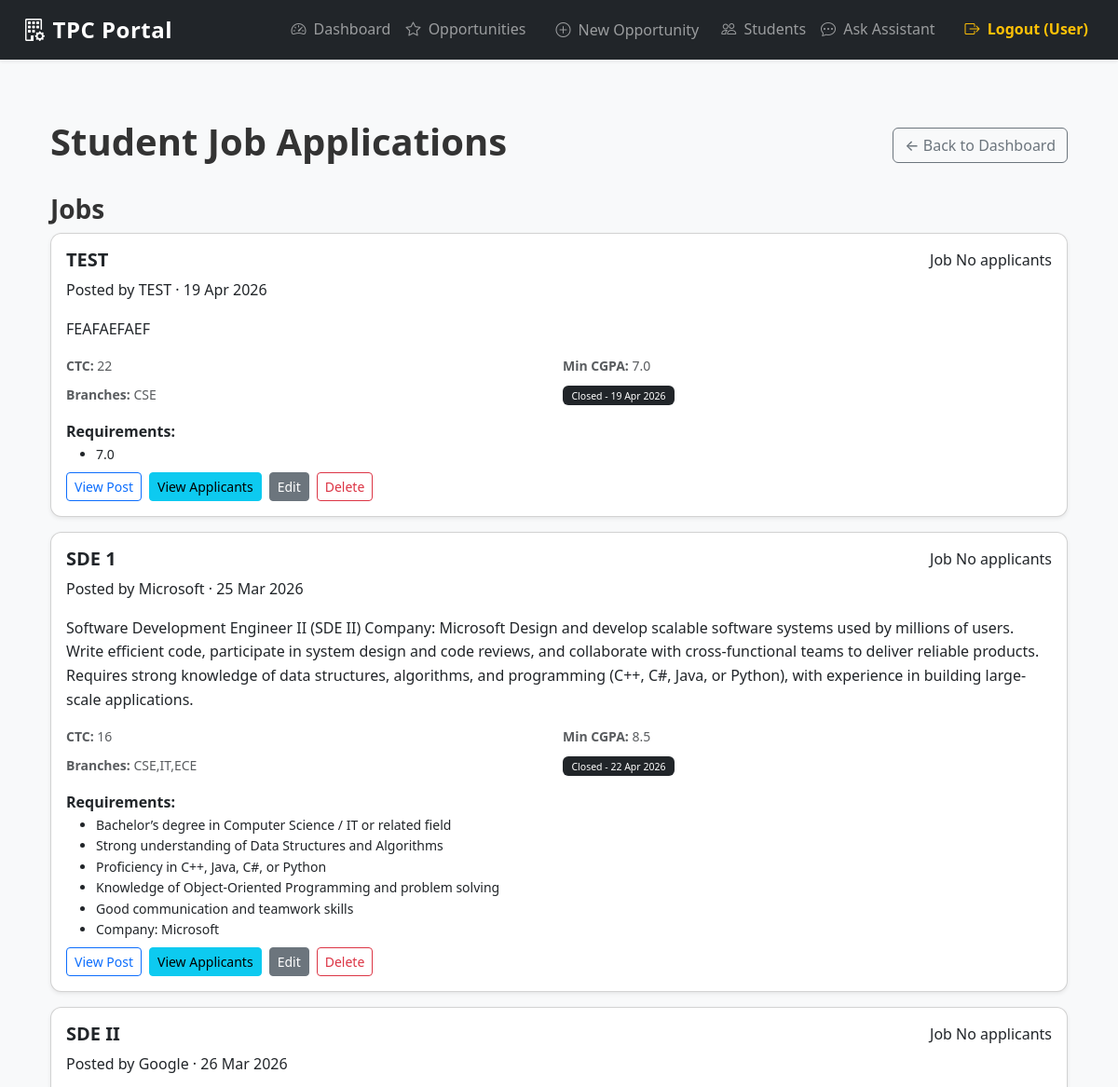
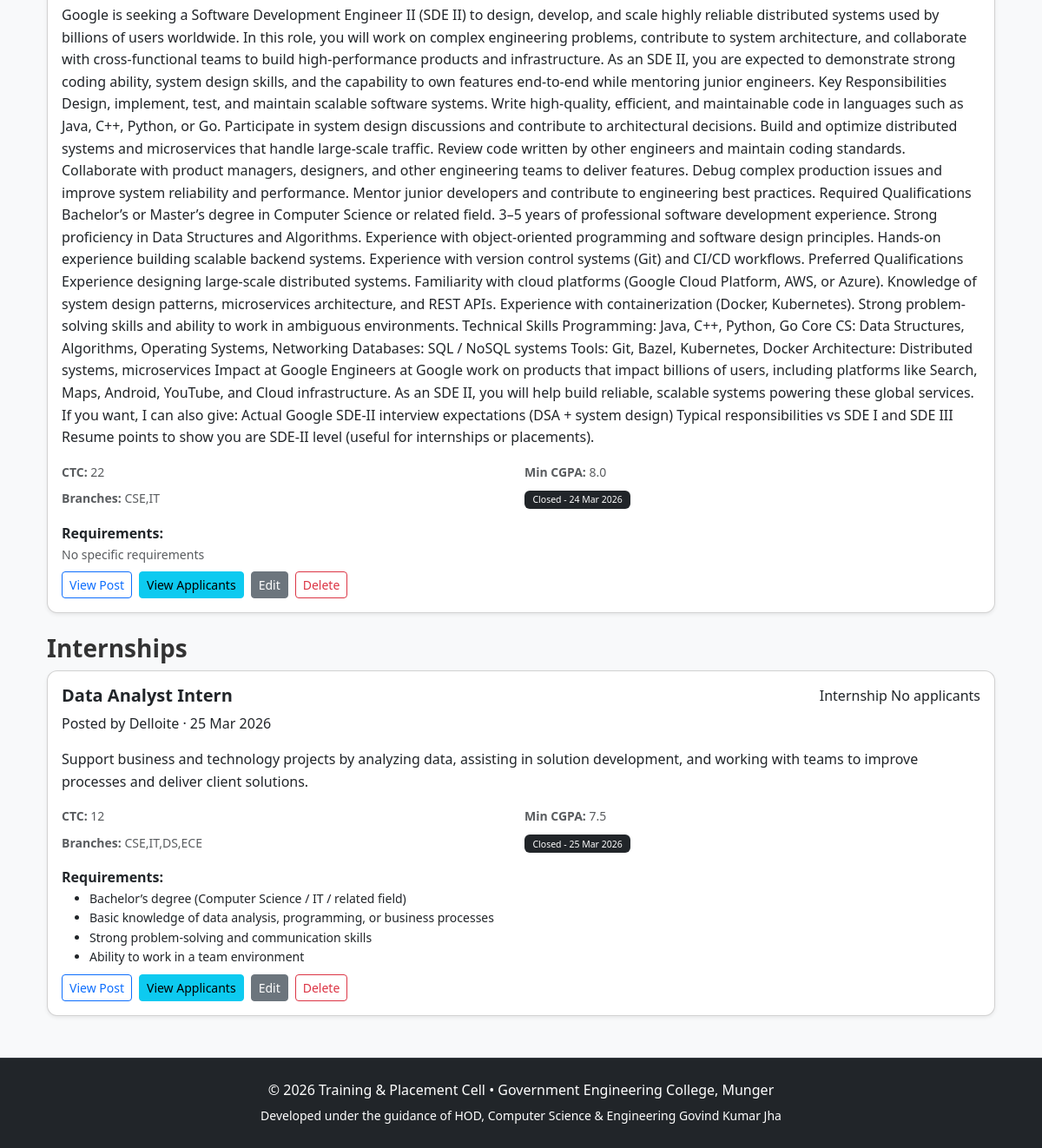
Page /admin/opportunities (signed in) on the earlier database version (2 pictures, top to bottom).
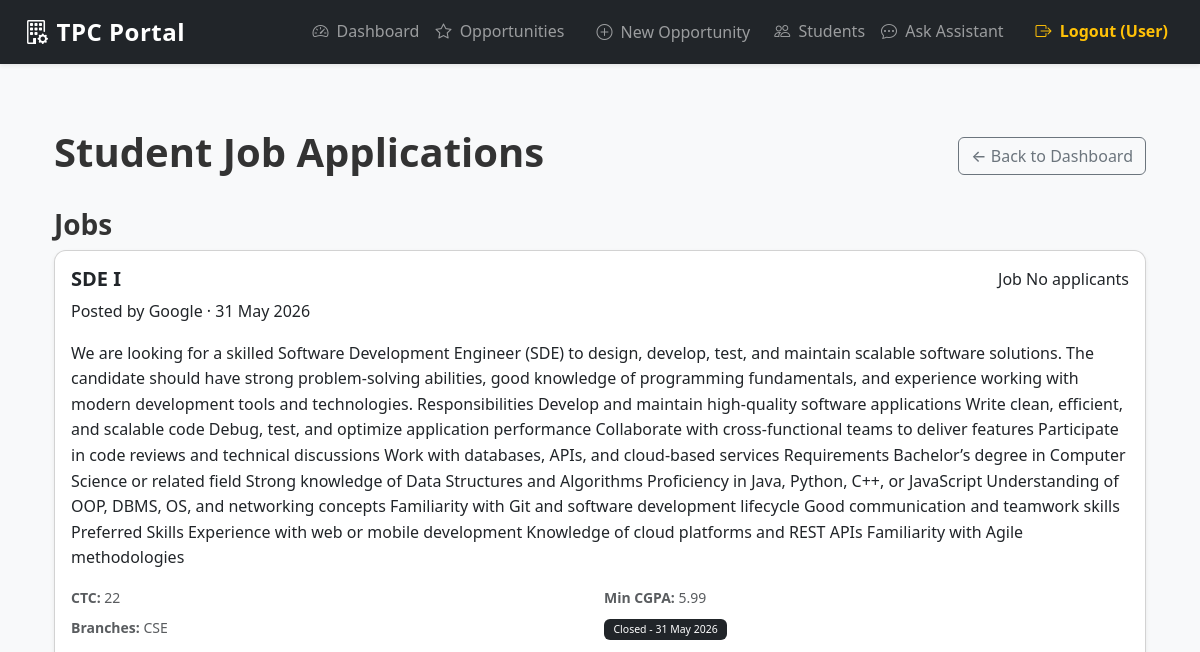
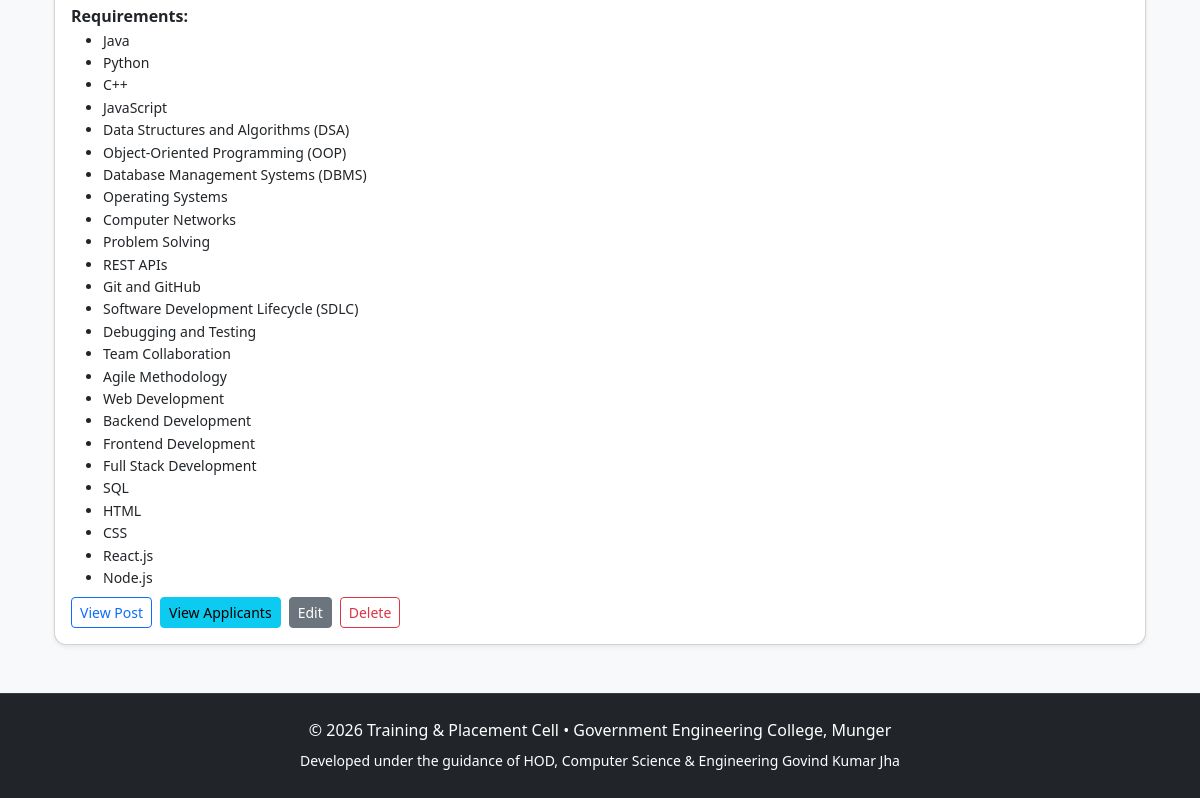
Same page on the later database version (2 pictures, top to bottom).
### app/models.py (models this page shows, shortened)
class Opportunity(db.Model):
    __tablename__ = 'opportunities'
    id = db.Column(db.Integer, primary_key=True)
    title = db.Column(db.String(200), nullable=False)
    type = db.Column(db.String(50), nullable=False)  # e.g. Job, Internship, Session, Hackathon, Bootcamp, Seminar
    organizer = db.Column(db.String(150))
    company_name = db.Column(db.String(150))
    description = db.Column(db.Text)
    requirements = db.Column(db.Text)  # JSON string or newline-separated list
    date = db.Column(db.DateTime)
    mode = db.Column(db.String(50))
    ctc = db.Column(db.String(50))  # e.g. "12 LPA", "500/month"
    min_cgpa = db.Column(db.Float)  # Minimum CGPA required
    allowed_branches = db.Column(db.Text)  # comma-separated
    deadline = db.Column(db.DateTime)  # Application deadline
    created_at = db.Column(db.DateTime, default=datetime.utcnow)
    def get_requirements_list(self):
        if not self.requirements:
            return []
        try:
            import json
            data = json.loads(self.requirements)
            if isinstance(data, list):
                return data
        except Exception:
            pass
        return [r.strip() for r in self.requirements.splitlines() if r.strip()]
    def get_deadline_status(self):
        now = datetime.utcnow()
        time_diff = self.deadline - now
        days_left = time_diff.days if time_diff.total_seconds() >= 0 else -1
        if days_left < 0:
            return {
                'color': 'dark',
                'text': 'Closed',
                'days_left': 0,
                'is_closed': True
            }

### app/admin/routes.py (the view)
@bp.route('/opportunities')
@admin_required
def opportunities():
    page = request.args.get('page', 1, type=int)
    query = Opportunity.query.order_by(Opportunity.created_at.desc())
    opps = query.paginate(page=page, per_page=15, error_out=False)
    deadline_statuses = {}
    for opp in opps.items:
        deadline_statuses[opp.id] = opp.get_deadline_status()
    return render_template('admin/applications.html',
                          opportunities=opps.items,
                          deadline_statuses=deadline_statuses)

### app/admin/routes.py (called while the page is built)
def admin_required(f):
    @wraps(f)
    def decorated_function(*args, **kwargs):
        if 'user_id' not in session or session.get('role') != 'Admin':
            flash('You must be an admin to access this page.', 'danger')
            return redirect(url_for('auth.login'))
        return f(*args, **kwargs)
    return decorated_function

### templates/admin/applications.html (shortened to what this page needs)
{% extends "base.html" %}
{% block content %}
<div class="container-fluid py-4">
    <div class="d-flex justify-content-between align-items-center mb-4">
        <h1>Student Job Applications</h1>
        <a href="{{ url_for('admin.dashboard') }}" class="btn btn-outline-secondary">
            ← Back to Dashboard
        </a>
    </div>
    {% if opportunities %}
        {% set types = ['Job', 'Internship', 'Session', 'Hackathon', 'Bootcamp', 'Seminar'] %}
        {% set plural = {'Job':'Jobs','Internship':'Internships','Session':'Sessions','Hackathon':'Hackathons','Bootcamp':'Bootcamps','Seminar':'Seminars'} %}
        {% for t in types %}
            {% set items = opportunities|selectattr('type','equalto', t)|list %}
            {% if items %}
                <h3 class="mt-4">{{ plural[t] }}</h3>
                <div class="row g-3">
                    {% for opp in items %}
                        <div class="col-12">
                            <article class="card shadow-sm">
                                <div class="card-body">
                                    <div class="d-flex justify-content-between align-items-start mb-2\">
                                        <div>
                                            <h5 class=\"card-title mb-1\">{{ opp.title }}</h5>
                                            <p class=\"mb-0 small text-muted\">Posted by {{ opp.organizer or opp.company_name or 'Admin' }} · {{ opp.date.strftime('%d %b %Y') if opp.date else 'TBA' }}</p>
                                        </div>
                                        <div class=\"text-end\">
                                            <span class=\"badge bg-info text-dark\">{{ opp.type }}</span>
                                            <span class=\"badge bg-primary d-block mt-2\">
                                                {% set app_count = opp.applications|length if opp.applications else 0 %}
                                                {% if app_count > 0 %}
                                                    {{ app_count }} Applicants
                                                {% else %}
                                                    No applicants
                                                {% endif %}
                                            </span>
                                        </div>
                                    </div>
                                    <p class="card-text">{{ opp.description or 'No description provided.' }}</p>
                                    {% if opp.type in ['Job', 'Internship'] %}
                                    <div class="row g-2 mb-3 small text-muted">
                                        <div class="col-6">
                                            <strong>CTC:</strong> {{ opp.ctc or '—' }}
                                        </div>
                                        <div class="col-6">
                                            <strong>Min CGPA:</strong> {{ opp.min_cgpa or '—' }}
                                        </div>
                                        <div class="col-6">
                                            <strong>Branches:</strong> {{ opp.allowed_branches or '—' }}
                                        </div>
                                        <div class="col-6">
                                            {% if deadline_statuses and opp.id in deadline_statuses %}
                                                {% set status = deadline_statuses[opp.id] %}
                                                <span class="badge bg-{{ status.color }}"
                                                      title="{% if status.days_left is not none %}{{ status.days_left }} days left{% endif %}">
                                                    {{ status.text }} - {{ opp.deadline.strftime('%d %b %Y') if opp.deadline else 'TBA' }}
                                                </span>
                                            {% else %}
                                                <strong>Deadline:</strong> {{ opp.deadline.strftime('%d %b %Y') if opp.deadline else 'TBA' }}
                                            {% endif %}
                                        </div>
                                    </div>
                                    {% endif %}
                                    <div class="mb-2">
                                        <strong>Requirements:</strong>
                                        {% set reqs = opp.get_requirements_list() %}
                                        {% if reqs %}
                                            <ul class="mb-0">
                                                {% for req in reqs %}
                                                    <li class="small">{{ req }}</li>
                                                {% endfor %}
                                            </ul>
                                        {% else %}
                                            <p class="mb-0 small text-muted">No specific requirements</p>
                                        {% endif %}
                                    </div>
                                    <div class="d-flex gap-2">
                                        <a href="{{ url_for('admin.view_opportunity', opp_id=opp.id) }}" class="btn btn-sm btn-outline-primary">View Post</a>
                                        <a href="{{ url_for('admin.opportunity_applicants', opp_id=opp.id) }}" class="btn btn-sm btn-info">View Applicants</a>
                                        <a href="{{ url_for('admin.edit_opportunity', opp_id=opp.id) }}" class="btn btn-sm btn-secondary">Edit</a>
                                        <form action="{{ url_for('admin.delete_opportunity', opp_id=opp.id) }}" method="post" class="d-inline">
                                            <button type="submit" class="btn btn-sm btn-outline-danger" onclick="return confirm('Delete this opportunity?')">Delete</button>
                                        </form>
                                    </div>
                                </div>
                            </article>
                        </div>
                    {% endfor %}
                </div>
            {% endif %}
        {% endfor %}
    {% else %}
        <div class="text-center py-5">
            <h3 class="text-muted">No opportunities found</h3>
        </div>
    {% endif %}
</div>
{% endblock %}

### templates/base.html (shortened to what this page needs)
<!DOCTYPE html>
<html lang="en">
<head>
    <link href="https://cdn.jsdelivr.net/npm/bootstrap@5.3.3/dist/css/bootstrap.min.css"
          rel="stylesheet"
>
    <link rel="stylesheet" href="https://cdn.jsdelivr.net/npm/bootstrap-icons@1.11.3/font/bootstrap-icons.min.css">
    <link rel="stylesheet" href="{{ url_for('static', filename='css/styles.css') }}">
</head>
<body class="bg-light">
    <nav class="navbar navbar-expand-lg navbar-dark bg-dark shadow-sm">
        <div class="container-fluid px-4">
            <a class="navbar-brand fw-bold fs-4" href="{{ url_for('main.index') }}">
                <i class="bi bi-building-gear me-2"></i>TPC Portal
            </a>
            <div class="collapse navbar-collapse" id="navbarNav">
                <ul class="navbar-nav ms-auto align-items-center">
                    {% if 'user_id' in session %}
                        {% if session.role == 'Admin' %}
                            <li class="nav-item">
                                <a class="nav-link" href="{{ url_for('admin.dashboard') }}">
                                    <i class="bi bi-speedometer2 me-1"></i> Dashboard
                                </a>
                            </li>
                            <li class="nav-item">
                                <a class="nav-link" href="{{ url_for('admin.opportunities') }}">
                                    <i class="bi bi-star me-1"></i> Opportunities
                                </a>
                            </li>
                            <li class="nav-item">
                                <a class="nav-link btn ms-2 px-3" href="{{ url_for('admin.new_opportunity') }}">
                                    <i class="bi bi-plus-circle me-1"></i> New Opportunity
                                </a>
                            </li>
                            <li class="nav-item">
                                <a class="nav-link" href="{{ url_for('admin.view_students') }}">
                                    <i class="bi bi-people me-1"></i> Students
                                </a>
                            </li>
                        {% endif %}
                        <li class="nav-item">
                            <a class="nav-link" href="{{ url_for('chatbot.chatbot_page') }}">
                                <i class="bi bi-chat-dots me-1"></i> Ask Assistant
                            </a>
                        </li>
                        <li class="nav-item ms-3">
                            <a class="nav-link text-warning fw-semibold" href="{{ url_for('auth.logout') }}">
                                <i class="bi bi-box-arrow-right me-1"></i> Logout ({{ session.username if 'username' in session else 'User' }})
                            </a>
                        </li>
                    {% endif %}
                </ul>
            </div>
        </div>
    </nav>
    <main class="container py-4">
        {% block content %}{% endblock %}
    </main>
    <footer class="bg-dark text-white text-center py-4 mt-auto">
        <div class="container">
            <p class="mb-1">
                © {{ current_year }} Training & Placement Cell •
                <a href="#" class="text-white text-decoration-none">Government Engineering College, Munger</a>
            </p>
            <small> Developed under the guidance of HOD, Computer Science & Engineering Govind Kumar Jha </small>
        </div>
    </footer>
</body>
</html>

### static/css/styles.css (style rules this page uses)
:root { --primary: #0d6efd; --primary-dark: #0b5ed7; --success: #198754; --warning: #ffc107; --danger: #dc3545; --info: #0dcaf0; --light-bg: #f8f9fa; --dark-bg: #212529; }
body { font-family: 'Segoe UI', system-ui, -apple-system, sans-serif; background-color: var(--light-bg); color: #333; line-height: 1.6; }
h1, h2, h3, h4, h5, h6 { font-weight: 600; }
main { min-height: calc(100vh - 180px); }
.navbar-dark .navbar-brand { font-weight: 700; letter-spacing: 0.5px; }
.nav-link { transition: color 0.2s ease; }
.card { border-radius: 12px; overflow: hidden; }
.shadow-sm { box-shadow: 0 0.125rem 0.25rem rgba(0, 0, 0, 0.075) !important; }
.btn { font-weight: 500; transition: all 0.15s ease; white-space: nowrap; }
.badge { font-weight: 500; padding: 0.5em 0.9em; }
footer { border-top: 1px solid #343a40; }

Differences in the rows shown:
removed Opportunity: title "TEST", organizer "TEST", date "19 Apr 2026", type "Job", description "FEAFAEFAEF", ctc "22", min_cgpa "7.0", allowed_branches "CSE", text "Closed", deadline "19 Apr 2026", requirements "7.0"
removed Opportunity: title "SDE 1", organizer "Microsoft", date "25 Mar 2026", type "Job", description "Software Development Engineer II (SDE II) Company: Microsoft Design and develop scalable software systems used by millions of users. Write efficient code, participate in system design and code reviews, and collaborate with cross-functional teams to deliver reliable products. Requires strong knowledge of data structures, algorithms, and programming (C++, C#, Java, or Python), with experience in building large-scale applications.", ctc "16", min_cgpa "8.5", allowed_branches "CSE,IT,ECE", text "Closed", deadline "22 Apr 2026", reqs "Bachelor’s degree in Computer Science / IT or related field" "Strong understanding of Data Structures and Algorithms" "Proficiency in C++, Java, C#, or Python" "Knowledge of Object-Oriented Programming and problem solving" "Good communication and teamwork skills" "Company: Microsoft", shown under "Jobs"
removed Opportunity: title "SDE II", organizer "Google", date "26 Mar 2026", type "Job", description "Google is seeking a Software Development Engineer II (SDE II) to design, develop, and scale highly reliable distributed systems used by billions of users worldwide. In this role, you will work on complex engineering problems, contribute to system architecture, and collaborate with cross-functional teams to build high-performance products and infrastructure. As an SDE II, you are expected to demonstrate strong coding ability, system design skills, and the capability to own features end-to-end while mentoring junior engineers. Key Responsibilities Design, implement, test, and maintain scalable software systems. Write high-quality, efficient, and maintainable code in languages such as Java,…", ctc "22", min_cgpa "8.0", allowed_branches "CSE,IT", text "Closed", deadline "24 Mar 2026", shows "No specific requirements", shown under "Jobs"
removed Opportunity: title "Data Analyst Intern", organizer "Delloite", date "25 Mar 2026", type "Internship", description "Support business and technology projects by analyzing data, assisting in solution development, and working with teams to improve processes and deliver client solutions.", ctc "12", min_cgpa "7.5", allowed_branches "CSE,IT,DS,ECE", text "Closed", deadline "25 Mar 2026", reqs "Bachelor’s degree (Computer Science / IT / related field)" "Basic knowledge of data analysis, programming, or business processes" "Strong problem-solving and communication skills" "Ability to work in a team environment", shown under "Internships"
added Opportunity: title "SDE I", organizer "Google", date "31 May 2026", type "Job", description "We are looking for a skilled Software Development Engineer (SDE) to design, develop, test, and maintain scalable software solutions. The candidate should have strong problem-solving abilities, good knowledge of programming fundamentals, and experience working with modern development tools and technologies. Responsibilities Develop and maintain high-quality software applications Write clean, efficient, and scalable code Debug, test, and optimize application performance Collaborate with cross-functional teams to deliver features Participate in code reviews and technical discussions Work with databases, APIs, and cloud-based services Requirements Bachelor’s degree in Computer Science or…", ctc "22", min_cgpa "5.99", allowed_branches "CSE", text "Closed", deadline "31 May 2026", reqs "Java" "Python" "C++" "JavaScript" "Data Structures and Algorithms (DSA)" "Object-Oriented Programming (OOP)" "Database Management Systems (DBMS)" "Operating Systems" "Computer Networks" "Problem Solving" "REST APIs" "Git and GitHub" "Software Development Lifecycle (SDLC)" "Debugging and Testing" "Team Collaboration" "Agile Methodology" "Web Development" "Backend Development" "Frontend Development" "Full Stack Development" "SQL" "HTML" "CSS" "React.js" "Node.js", shown under "Jobs"
Other differences:
list line gone: "Internships"
